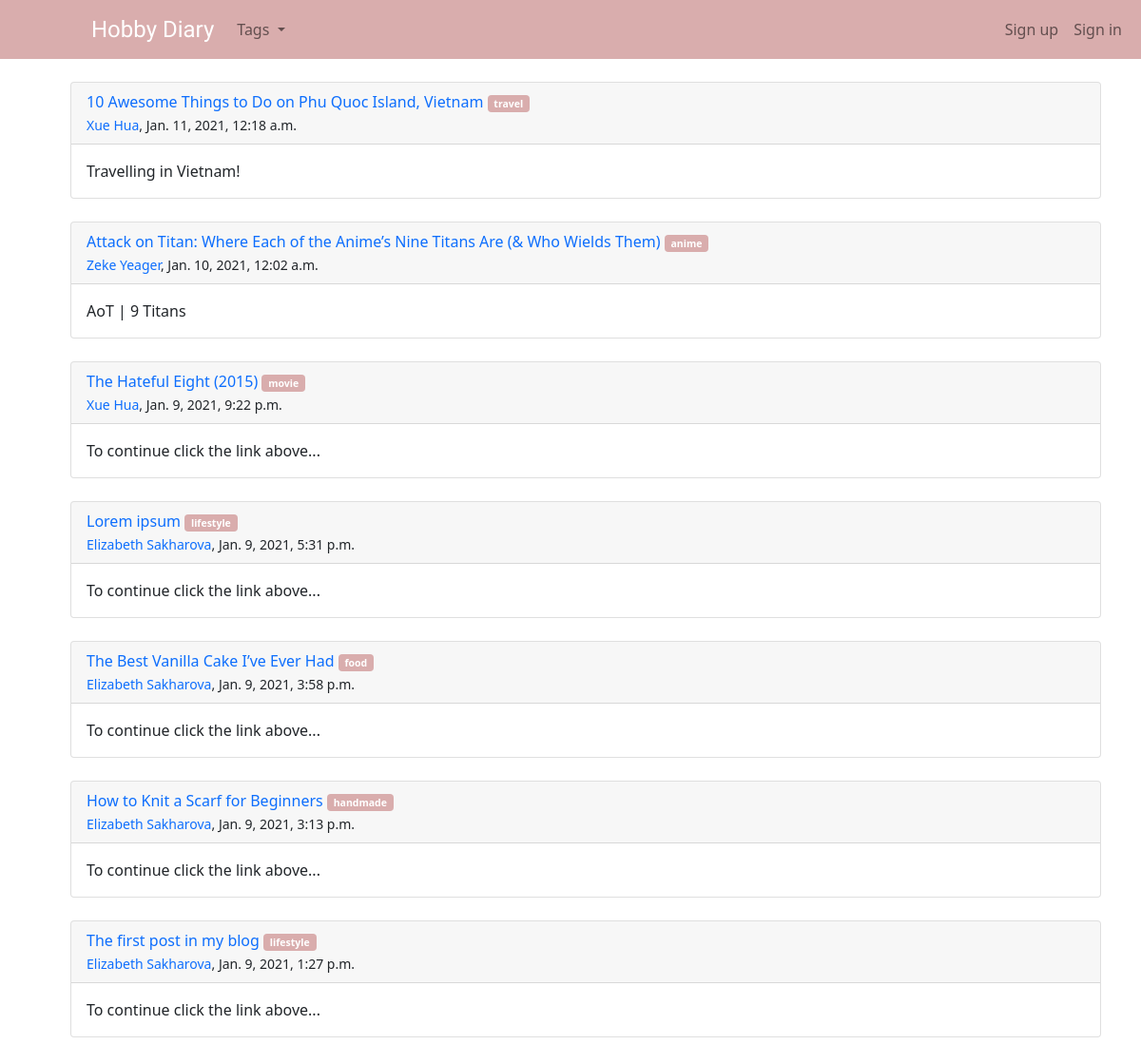
The page / on the database its author committed.
### theblog/models.py (models this page shows, shortened)
class Post(models.Model):
  title = models.CharField(max_length=255)
  header_image = models.ImageField(null=True, blank=True, upload_to='images/')
  author = models.ForeignKey(User, on_delete=models.CASCADE)
  body = RichTextField(blank=True, null=True)
  date = models.DateTimeField(auto_now_add=True)
  category = models.CharField(max_length=255, default='lifestyle')
  snippet = models.CharField(max_length=255)
  likes = models.ManyToManyField(User, related_name='blog_posts')

### theblog/views.py (the view)
# urls.py: path('', HomeView.as_view(), name='home'),
class HomeView(ListView):
  model = Post
  template_name = 'home.html'
  ordering = ['-date']
  def get_context_data(self, *args, **kwargs):
    cat_menu = Category.objects.all()
    context = super(HomeView, self).get_context_data(*args, **kwargs)
    context['cat_menu'] = cat_menu
    return context

### theblog/models.py (called while the page is built)
  def __str__(self):
    return str(self.name)

### theblog/templates/home.html (shortened to what this page needs)
{% extends 'base.html' %}
{% block content %}
<ul style="list-style-type:none;">
  {% for post in object_list %}
    <li>
        <div class="card">
          <div class="card-header">
            <a href="{% url 'article-detail' post.pk %}" class="text-decoration-none">
              {{ post.title }}
            </a>
            <a href="{% url 'category' post.category|slugify %}">
              <small><span class="badge badge-pill badge-dark" style="color:white; background-color: #d9adad;">{{ post.category }}</span></small>
            </a>
            <br/>
            <small>
              <a href="{% url 'show-profile-page' post.author.profile.id %}" class="text-decoration-none">{{ post.author.first_name }} {{ post.author.last_name }}</a>, {{ post.date }}
            </small>
          </div>
          <div class="card-body">
            <p class="card-text">
              {{ post.snippet }}
            </p>
          </div>
        </div>
    </li>
    <br>
  {% endfor %}
</ul>
{% endblock %}

### rows shown on the page
Post: title "10 Awesome Things to Do on Phu Quoc Island, Vietnam", category "travel", author.first_name "Xue", author.last_name "Hua", date "Jan. 11, 2021, 12:18 a.m.", snippet "Travelling in Vietnam!"
Post: title "Attack on Titan: Where Each of the Anime’s Nine Titans Are (& Who Wields Them)", category "anime", author.first_name "Zeke", author.last_name "Yeager", date "Jan. 10, 2021, 12:02 a.m.", snippet "AoT | 9 Titans"
Post: title "The Hateful Eight (2015)", category "movie", author.first_name "Xue", author.last_name "Hua", date "Jan. 9, 2021, 9:22 p.m.", snippet "To continue click the link above..."
Post: title "Lorem ipsum", category "lifestyle", author.first_name "Elizabeth", author.last_name "Sakharova", date "Jan. 9, 2021, 5:31 p.m.", snippet "To continue click the link above..."
Post: title "The Best Vanilla Cake I’ve Ever Had", category "food", author.first_name "Elizabeth", author.last_name "Sakharova", date "Jan. 9, 2021, 3:58 p.m.", snippet "To continue click the link above..."
Post: title "How to Knit a Scarf for Beginners", category "handmade", author.first_name "Elizabeth", author.last_name "Sakharova", date "Jan. 9, 2021, 3:13 p.m.", snippet "To continue click the link above..."
Post: title "The first post in my blog", category "lifestyle", author.first_name "Elizabeth", author.last_name "Sakharova", date "Jan. 9, 2021, 1:27 p.m.", snippet "To continue click the link above..."
